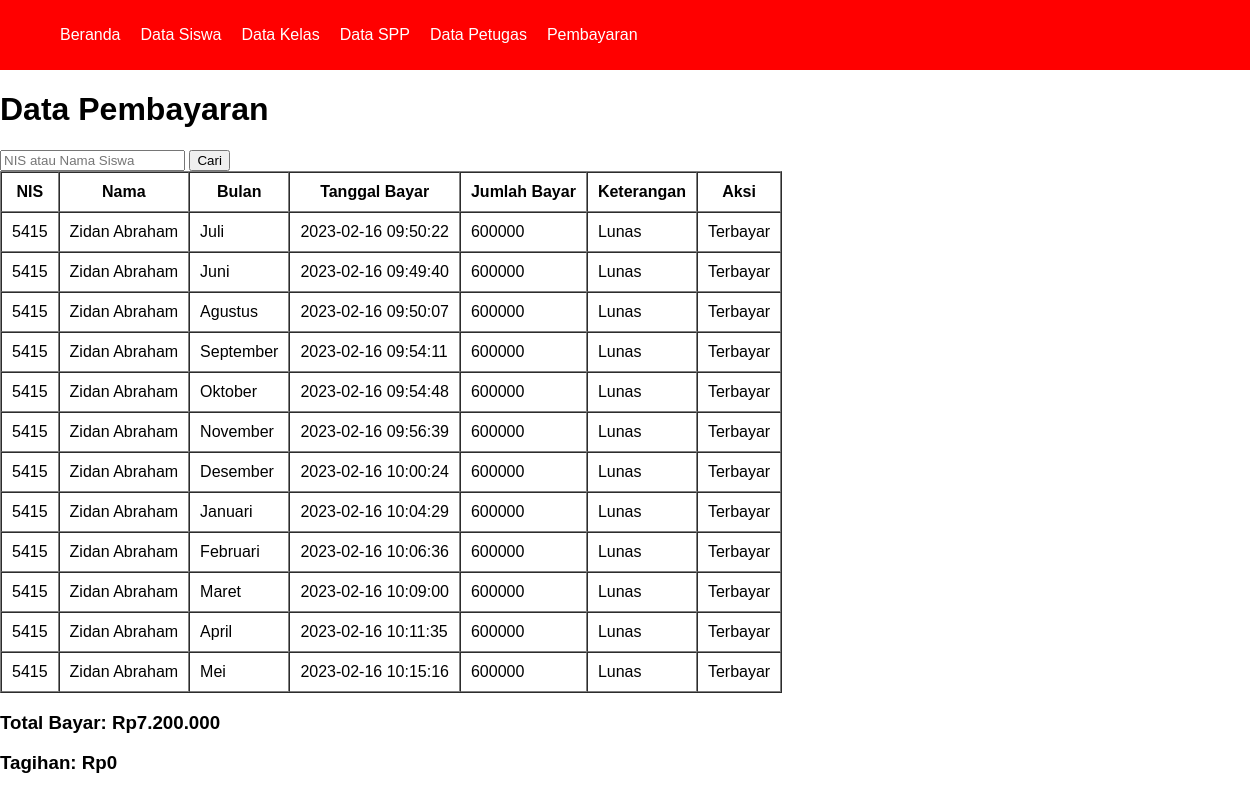
Before: /pembayaran/pembayaran.php?keyword=5415 with the older database file.
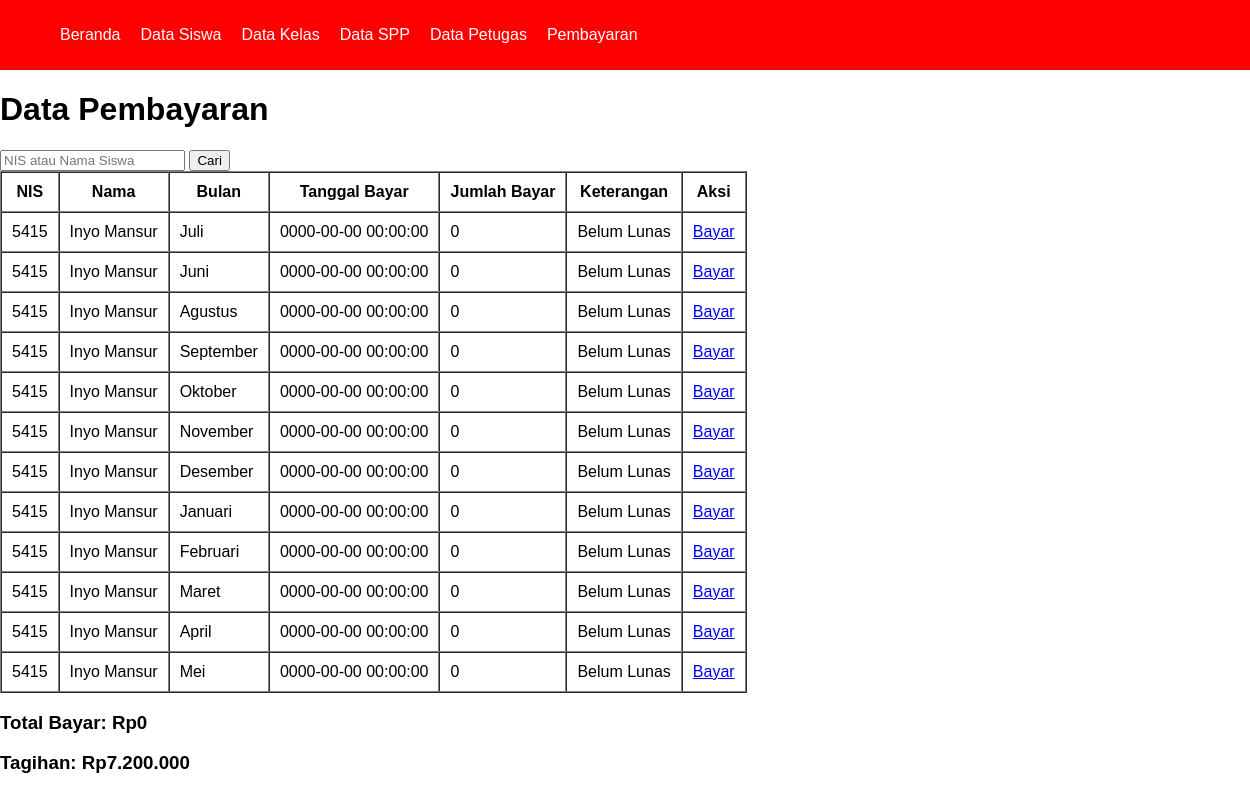
After: the same page with the newer database file.
### tables this page shows
CREATE TABLE `tb_pembayaran` (
  `id_pembayaran` int(5) NOT NULL,
  `nip` varchar(5) DEFAULT NULL,
  `nis` int(5) NOT NULL,
  `bulan` varchar(50) NOT NULL,
  `tgl_bayar` datetime DEFAULT NULL,
  `jumlah_bayar` double DEFAULT NULL
);

CREATE TABLE `tb_siswa` (
  `nis` int(5) NOT NULL,
  `nama_siswa` varchar(100) NOT NULL,
  `password` varchar(10) NOT NULL,
  `id_kelas` varchar(10) NOT NULL,
  `jenis_kelamin` varchar(10) NOT NULL,
  `alamat` varchar(100) NOT NULL
);

### pembayaran/functions_pembayaran.php (called while the page is built, shortened)
<?php
        $conn = mysqli_connect("localhost", "root", "", "spp_db");
        function query($query){
            global $conn;
            $result = mysqli_query($conn, $query);
            $rows = [];
            while( $row = mysqli_fetch_assoc($result)) {
                $rows[] = $row;
            }
            return $rows;
        }

### pembayaran/pembayaran.php (the view, shortened to what this page needs)
<?php
    require 'functions_pembayaran.php';
    require '../views/template/navbar.php';
    if(isset($_GET['keyword'])) {
        $keyword = $_GET['keyword'];
        $pembayaran = query("SELECT * FROM tb_pembayaran INNER JOIN tb_siswa USING(nis) WHERE nis = $keyword OR nama_siswa LIKE '%$keyword%'");
        $tagihan = query("SELECT SUM(jumlah_bayar) FROM tb_pembayaran INNER JOIN tb_siswa USING(nis) WHERE nis = $keyword OR nama_siswa LIKE '%$keyword%'")[0];
    }
?>
<!DOCTYPE html>
<html lang="en">
<head>
</head>
<body>
    <h1>Data Pembayaran</h1>
    <form action="pembayaran.php" method="GET" autocomplete="off" class="search-form">
        <input type="text" name="keyword" placeholder="NIS atau Nama Siswa" required>
        <button type="submit">Cari</button>
    </form>
    <?php if(isset($_GET['keyword'])) : ?>
    <table border="1" cellspacing="0" cellpadding="10">
        <tr>
            <th>NIS</th>
            <th>Nama</th>
            <th>Bulan</th>
            <th>Tanggal Bayar</th>
            <th>Jumlah Bayar</th>
            <th>Keterangan</th>
            <th>Aksi</th>
        </tr>
        <?php foreach($pembayaran as $row) : ?>
        <tr>
            <td><?= $row["nis"]; ?></td>
            <td><?= $row["nama_siswa"]; ?></td>
            <td><?= $row["bulan"]; ?></td>
            <td><?= $row["tgl_bayar"]; ?></td>
            <td><?= $row["jumlah_bayar"] ?></td>
            <td>
                <?php
                    if($row["jumlah_bayar"] > 0){
                        echo "Lunas";
                    } else{
                        echo "Belum Lunas";
                    }
                ?>
            </td>
            <?php
                if($row["jumlah_bayar"] == 600000){
            ?>      <td>Terbayar</td>
            <?php
                } else{
            ?>
                    <td>
                        <a href="proses_bayar.php?id_pembayaran=<?= $row["id_pembayaran"]; ?>&nis=<?= $row["nis"]; ?>">Bayar</a>
                    </td>
            <?php
                }
            ?>
        </tr>
        <?php endforeach; ?>
    </table>
    <h3>Total Bayar: Rp<?= number_format($tagihan['SUM(jumlah_bayar)'], 0, ',', '.'); ?></h3>
    <?php $totalNominal = 600000 * 12; ?>
    <h3>Tagihan: Rp<?= number_format($totalNominal - (int) $tagihan['SUM(jumlah_bayar)'], 0, ',', '.'); ?></h3>
    <?php endif; ?>
</body>
</html>

Changed rows visible on the page:
removed tb_pembayaran: nis "5415", nis.nama_siswa "Zidan Abraham", bulan "Juli", tgl_bayar "2023-02-16 09:50:22", jumlah_bayar "600000", shows "Lunas", shows "Terbayar"
removed tb_pembayaran: nis "5415", nis.nama_siswa "Zidan Abraham", bulan "Juni", tgl_bayar "2023-02-16 09:49:40", jumlah_bayar "600000", shows "Lunas", shows "Terbayar"
removed tb_pembayaran: nis "5415", nis.nama_siswa "Zidan Abraham", bulan "Agustus", tgl_bayar "2023-02-16 09:50:07", jumlah_bayar "600000", shows "Lunas", shows "Terbayar"
removed tb_pembayaran: nis "5415", nis.nama_siswa "Zidan Abraham", bulan "September", tgl_bayar "2023-02-16 09:54:11", jumlah_bayar "600000", shows "Lunas", shows "Terbayar"
removed tb_pembayaran: nis "5415", nis.nama_siswa "Zidan Abraham", bulan "Oktober", tgl_bayar "2023-02-16 09:54:48", jumlah_bayar "600000", shows "Lunas", shows "Terbayar"
removed tb_pembayaran: nis "5415", nis.nama_siswa "Zidan Abraham", bulan "November", tgl_bayar "2023-02-16 09:56:39", jumlah_bayar "600000", shows "Lunas", shows "Terbayar"
removed tb_pembayaran: nis "5415", nis.nama_siswa "Zidan Abraham", bulan "Desember", tgl_bayar "2023-02-16 10:00:24", jumlah_bayar "600000", shows "Lunas", shows "Terbayar"
removed tb_pembayaran: nis "5415", nis.nama_siswa "Zidan Abraham", bulan "Januari", tgl_bayar "2023-02-16 10:04:29", jumlah_bayar "600000", shows "Lunas", shows "Terbayar"
removed tb_pembayaran: nis "5415", nis.nama_siswa "Zidan Abraham", bulan "Februari", tgl_bayar "2023-02-16 10:06:36", jumlah_bayar "600000", shows "Lunas", shows "Terbayar"
removed tb_pembayaran: nis "5415", nis.nama_siswa "Zidan Abraham", bulan "Maret", tgl_bayar "2023-02-16 10:09:00", jumlah_bayar "600000", shows "Lunas", shows "Terbayar"
removed tb_pembayaran: nis "5415", nis.nama_siswa "Zidan Abraham", bulan "April", tgl_bayar "2023-02-16 10:11:35", jumlah_bayar "600000", shows "Lunas", shows "Terbayar"
removed tb_pembayaran: nis "5415", nis.nama_siswa "Zidan Abraham", bulan "Mei", tgl_bayar "2023-02-16 10:15:16", jumlah_bayar "600000", shows "Lunas", shows "Terbayar"
added tb_pembayaran: nis "5415", nis.nama_siswa "Inyo Mansur", bulan "Juli", tgl_bayar "0000-00-00 00:00:00", jumlah_bayar "0", shows "Belum Lunas"
added tb_pembayaran: nis "5415", nis.nama_siswa "Inyo Mansur", bulan "Juni", tgl_bayar "0000-00-00 00:00:00", jumlah_bayar "0", shows "Belum Lunas"
added tb_pembayaran: nis "5415", nis.nama_siswa "Inyo Mansur", bulan "Agustus", tgl_bayar "0000-00-00 00:00:00", jumlah_bayar "0", shows "Belum Lunas"
added tb_pembayaran: nis "5415", nis.nama_siswa "Inyo Mansur", bulan "September", tgl_bayar "0000-00-00 00:00:00", jumlah_bayar "0", shows "Belum Lunas"
added tb_pembayaran: nis "5415", nis.nama_siswa "Inyo Mansur", bulan "Oktober", tgl_bayar "0000-00-00 00:00:00", jumlah_bayar "0", shows "Belum Lunas"
added tb_pembayaran: nis "5415", nis.nama_siswa "Inyo Mansur", bulan "November", tgl_bayar "0000-00-00 00:00:00", jumlah_bayar "0", shows "Belum Lunas"
added tb_pembayaran: nis "5415", nis.nama_siswa "Inyo Mansur", bulan "Desember", tgl_bayar "0000-00-00 00:00:00", jumlah_bayar "0", shows "Belum Lunas"
added tb_pembayaran: nis "5415", nis.nama_siswa "Inyo Mansur", bulan "Januari", tgl_bayar "0000-00-00 00:00:00", jumlah_bayar "0", shows "Belum Lunas"
added tb_pembayaran: nis "5415", nis.nama_siswa "Inyo Mansur", bulan "Februari", tgl_bayar "0000-00-00 00:00:00", jumlah_bayar "0", shows "Belum Lunas"
added tb_pembayaran: nis "5415", nis.nama_siswa "Inyo Mansur", bulan "Maret", tgl_bayar "0000-00-00 00:00:00", jumlah_bayar "0", shows "Belum Lunas"
added tb_pembayaran: nis "5415", nis.nama_siswa "Inyo Mansur", bulan "April", tgl_bayar "0000-00-00 00:00:00", jumlah_bayar "0", shows "Belum Lunas"
added tb_pembayaran: nis "5415", nis.nama_siswa "Inyo Mansur", bulan "Mei", tgl_bayar "0000-00-00 00:00:00", jumlah_bayar "0", shows "Belum Lunas"
Other visible differences:
$tagihan['SUM(jumlah_bayar)']: "7.200.000" → "0"
$totalNominal - (int) $tagihan['SUM(jumlah_bayar)']: "0" → "7.200.000"
